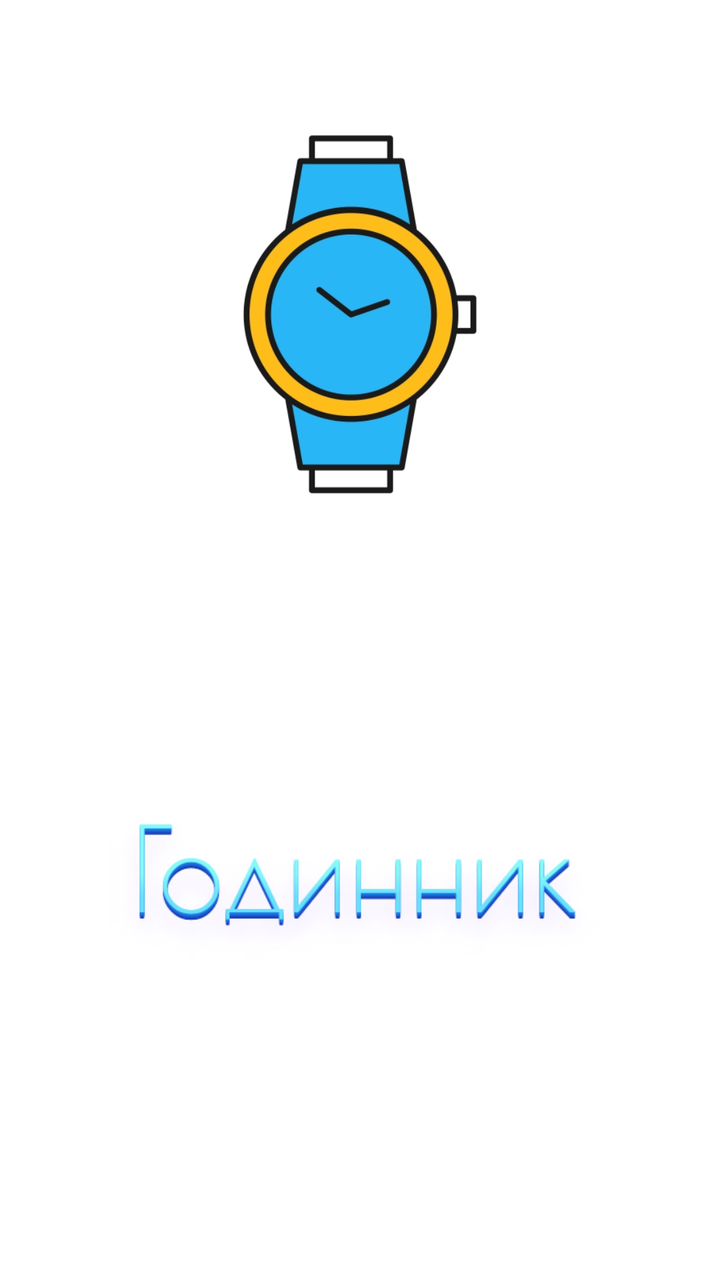
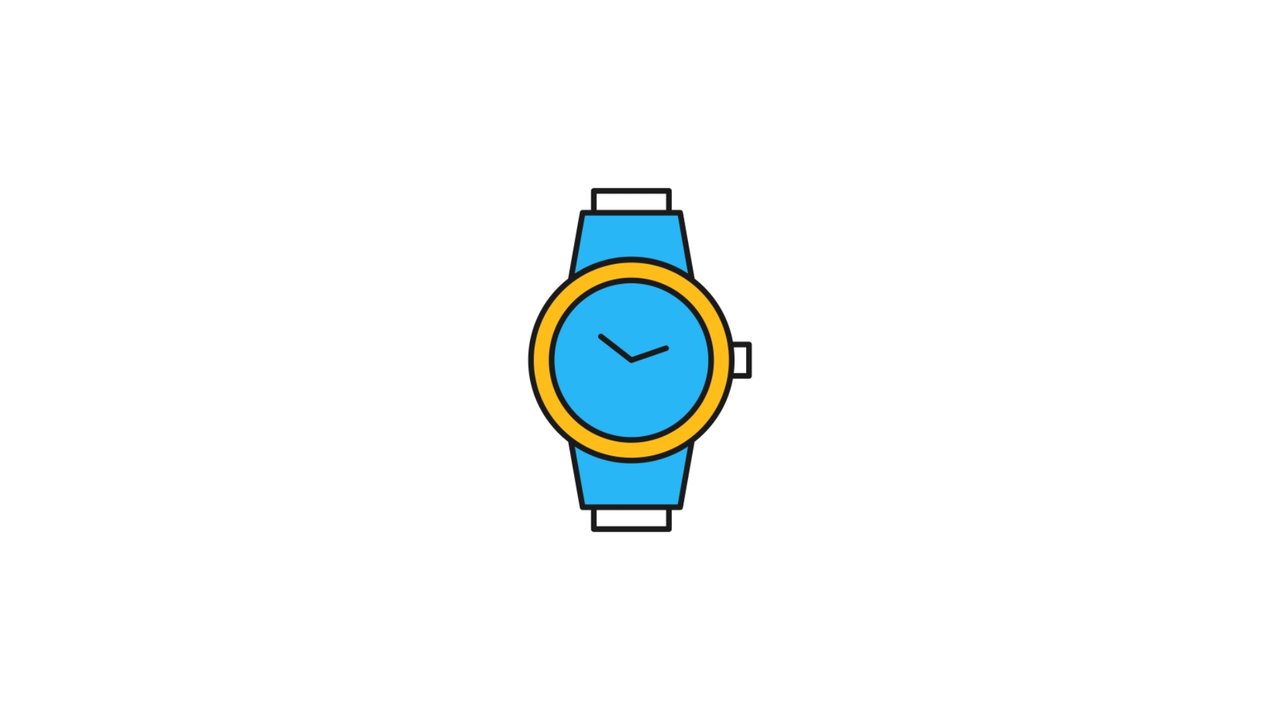

Two renders of one Android screen. The first uses the default layout on a phone; the second uses the alternative layout the repository ships for a different screen configuration, on a matching device. The two XML files are below.
<!-- AndroidManifest.xml: application theme AppTheme -->
<!-- res/layout/activity_main.xml -->
<?xml version="1.0" encoding="utf-8"?>
<androidx.constraintlayout.widget.ConstraintLayout xmlns:android="http://schemas.android.com/apk/res/android"
    xmlns:app="http://schemas.android.com/apk/res-auto"
    xmlns:tools="http://schemas.android.com/tools"
    android:layout_width="match_parent"
    android:layout_height="match_parent"
    android:background="#FFFFFF"
    android:orientation="vertical"
    tools:context=".MainActivity">

    <ImageView
        android:id="@+id/top_image"
        android:layout_width="258dp"
        android:layout_height="299dp"
        android:layout_marginStart="70dp"
        android:layout_marginTop="53dp"
        android:layout_marginEnd="70dp"
        android:layout_marginBottom="35dp"
        app:layout_constraintBottom_toTopOf="@+id/bottom_image"
        app:layout_constraintEnd_toEndOf="parent"
        app:layout_constraintStart_toStartOf="parent"
        app:layout_constraintTop_toTopOf="parent"
        app:srcCompat="@drawable/watches2" />

    <ImageView
        android:id="@+id/bottom_image"
        android:layout_width="318dp"
        android:layout_height="299dp"
        android:layout_marginStart="45dp"
        android:layout_marginEnd="45dp"
        android:layout_marginBottom="45dp"
        app:layout_constraintBottom_toBottomOf="parent"
        app:layout_constraintEnd_toEndOf="parent"
        app:layout_constraintStart_toStartOf="parent"
        app:srcCompat="@drawable/header_line4" />
</androidx.constraintlayout.widget.ConstraintLayout>
<!-- resources referenced by this layout -->
<resources>
  <!-- drawable header_line4: png bitmap (drawable-v24, 49128 bytes) -->
  <!-- drawable watches2: jpg bitmap (drawable-v24, 57732 bytes) -->
  <style name="AppTheme" parent="Theme.AppCompat.Light.NoActionBar">
          <item name="colorPrimary">@color/colorPrimary</item>
          <item name="colorPrimaryDark">@color/colorPrimaryDark</item>
          <item name="colorAccent">@color/colorAccent</item>
      </style>
  <color name="colorPrimary">#4FD0E1</color>
  <color name="colorPrimaryDark">#0C97A8</color>
  <color name="colorAccent">#03DAC5</color>
</resources>
<!-- res/layout-land/activity_main.xml (the repository's variant of the layout above) -->
<!-- drawn on the phone turned sideways -->
<?xml version="1.0" encoding="utf-8"?>
<androidx.constraintlayout.widget.ConstraintLayout
    xmlns:android="http://schemas.android.com/apk/res/android"
    xmlns:app="http://schemas.android.com/apk/res-auto"
    android:orientation="horizontal"
    android:background="#FFFFFF"
    android:layout_width="match_parent"
    android:layout_height="match_parent">

    <ImageView
        android:id="@+id/top_image"
        android:layout_width="258dp"
        android:layout_height="0dp"
        android:layout_marginTop="56dp"
        android:layout_marginBottom="56dp"
        app:layout_constraintBottom_toBottomOf="parent"
        app:layout_constraintEnd_toEndOf="parent"
        app:layout_constraintStart_toStartOf="parent"
        app:layout_constraintTop_toTopOf="parent"
        app:srcCompat="@drawable/watches2" />

</androidx.constraintlayout.widget.ConstraintLayout>
<!-- resources referenced by the variant -->
<!-- as the phone turned sideways resolves them -->
<resources>
  <!-- drawable watches2: jpg bitmap (drawable-v24, 57732 bytes) -->
  <style name="AppTheme" parent="Theme.AppCompat.Light.NoActionBar">
          <item name="colorPrimary">@color/colorPrimary</item>
          <item name="colorPrimaryDark">@color/colorPrimaryDark</item>
          <item name="colorAccent">@color/colorAccent</item>
      </style>
  <color name="colorPrimary">#4FD0E1</color>
  <color name="colorPrimaryDark">#0C97A8</color>
  <color name="colorAccent">#03DAC5</color>
</resources>
